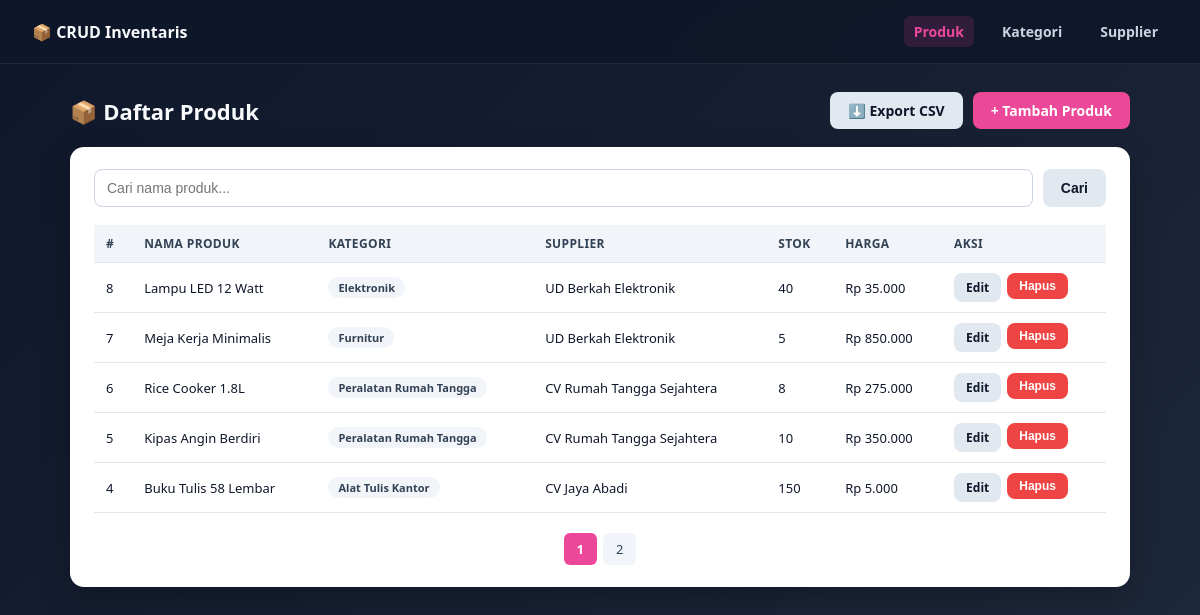
The app's page /produk/list.php with its own data.
### tables this page shows
CREATE TABLE IF NOT EXISTS produk (
    id_produk    INT AUTO_INCREMENT PRIMARY KEY,
    nama_produk  VARCHAR(150) NOT NULL,
    id_kategori  INT NOT NULL,
    id_supplier  INT NOT NULL,
    stok         INT NOT NULL DEFAULT 0,
    harga        DECIMAL(12,2) NOT NULL DEFAULT 0,
    created_at   TIMESTAMP DEFAULT CURRENT_TIMESTAMP,
    updated_at   TIMESTAMP DEFAULT CURRENT_TIMESTAMP ON UPDATE CURRENT_TIMESTAMP,

    CONSTRAINT fk_produk_kategori
        FOREIGN KEY (id_kategori) REFERENCES kategori(id_kategori)
        ON UPDATE CASCADE ON DELETE RESTRICT,

    CONSTRAINT fk_produk_supplier
        FOREIGN KEY (id_supplier) REFERENCES supplier(id_supplier)
        ON UPDATE CASCADE ON DELETE RESTRICT
);

CREATE TABLE IF NOT EXISTS kategori (
    id_kategori   INT AUTO_INCREMENT PRIMARY KEY,
    nama_kategori VARCHAR(100) NOT NULL UNIQUE
);

CREATE TABLE IF NOT EXISTS supplier (
    id_supplier   INT AUTO_INCREMENT PRIMARY KEY,
    nama_supplier VARCHAR(100) NOT NULL,
    kontak        VARCHAR(50)  NOT NULL
);

### includes/functions.php (called while the page is built, shortened)
<?php
function e(?string $value): string
{
    return htmlspecialchars($value ?? '', ENT_QUOTES, 'UTF-8');
}
function formatRupiah($angka): string
{
    return 'Rp ' . number_format((float) $angka, 0, ',', '.');
}

### produk/list.php (the view, shortened to what this page needs)
<?php
require_once __DIR__ . '/../includes/functions.php';
$pdo = Database::getInstance()->getConnection();
$search = isset($_GET['search']) ? cleanText($_GET['search']) : '';
$limit       = 5;
$currentPage = isset($_GET['page']) ? max(1, (int) $_GET['page']) : 1;
$offset      = ($currentPage - 1) * $limit;
if ($search !== '') {
    $countStmt = $pdo->prepare('SELECT COUNT(*) FROM produk WHERE nama_produk LIKE :search');
    $countStmt->execute(['search' => '%' . $search . '%']);
} else {
    $countStmt = $pdo->query('SELECT COUNT(*) FROM produk');
}
$totalRows  = (int) $countStmt->fetchColumn();
$totalPages = max(1, (int) ceil($totalRows / $limit));
$sql = 'SELECT produk.id_produk, produk.nama_produk, produk.stok, produk.harga,
               kategori.nama_kategori, supplier.nama_supplier
        FROM produk
        JOIN kategori ON produk.id_kategori = kategori.id_kategori
        JOIN supplier ON produk.id_supplier = supplier.id_supplier';
$sql .= ' ORDER BY produk.id_produk DESC LIMIT :limit OFFSET :offset';
$stmt = $pdo->prepare($sql);
$stmt->bindValue(':limit', $limit, PDO::PARAM_INT);
$stmt->bindValue(':offset', $offset, PDO::PARAM_INT);
$stmt->execute();
$produkList = $stmt->fetchAll();
$activeMenu = 'produk';
$assetPath  = '../';
$basePath   = '../';
require __DIR__ . '/../includes/header.php';
?>
<div class="page-header">
    <h1>📦 Daftar Produk</h1>
    <div style="display:flex; gap:10px;">
        <a href="export.php?search=<?= urlencode($search) ?>" class="btn btn-secondary">⬇️ Export CSV</a>
        <a href="create.php" class="btn">+ Tambah Produk</a>
    </div>
</div>
<div class="panel">
    <form method="GET" action="list.php" class="search-bar">
        <input type="search" name="search" placeholder="Cari nama produk..." value="<?= e($search) ?>">
        <button type="submit" class="btn-secondary">Cari</button>
    </form>
    <?php if (empty($produkList)): ?>
        <div class="empty-state">
            Tidak ada produk ditemukan<?= $search !== '' ? ' untuk pencarian "' . e($search) . '"' : '' ?>.
        </div>
    <?php else: ?>
        <div class="table-wrap">
            <table>
                <thead>
                    <tr>
                        <th>#</th>
                        <th>Nama Produk</th>
                        <th>Kategori</th>
                        <th>Supplier</th>
                        <th>Stok</th>
                        <th>Harga</th>
                        <th>Aksi</th>
                    </tr>
                </thead>
                <tbody>
                    <?php foreach ($produkList as $produk): ?>
                        <tr>
                            <td><?= e((string) $produk['id_produk']) ?></td>
                            <td><?= e($produk['nama_produk']) ?></td>
                            <td><span class="badge"><?= e($produk['nama_kategori']) ?></span></td>
                            <td><?= e($produk['nama_supplier']) ?></td>
                            <td><?= e((string) $produk['stok']) ?></td>
                            <td><?= formatRupiah($produk['harga']) ?></td>
                            <td>
                                <div class="row-actions">
                                    <a href="edit.php?id=<?= (int) $produk['id_produk'] ?>" class="btn btn-secondary btn-small">Edit</a>
                                    <form method="POST" action="delete.php" onsubmit="return confirm('Yakin mau hapus produk \'<?= e($produk['nama_produk']) ?>\'? Tindakan ini tidak bisa dibatalkan.');">
                                        <button type="submit" class="btn-danger btn-small">Hapus</button>
                                    </form>
                                </div>
                            </td>
                        </tr>
                    <?php endforeach; ?>
                </tbody>
            </table>
        </div>
        <?php if ($totalPages > 1): ?>
            <div class="pagination">
                <?php for ($i = 1; $i <= $totalPages; $i++): ?>
                    <a href="list.php?page=<?= $i ?>&search=<?= urlencode($search) ?>"
                       class="<?= $i === $currentPage ? 'active' : '' ?>"><?= $i ?></a>
                <?php endfor; ?>
            </div>
        <?php endif; ?>
    <?php endif; ?>
</div>
<?php require __DIR__ . '/../includes/footer.php'; ?>

### includes/header.php (shortened to what this page needs)
<?php
$activeMenu = $activeMenu ?? '';
?>
<!DOCTYPE html>
<html lang="id">
<head>
    <link rel="stylesheet" href="<?= $assetPath ?? '' ?>assets/style.css">
</head>
<body>
    <nav class="navbar">
        <div class="navbar-brand">📦 CRUD Inventaris</div>
        <div class="navbar-links">
            <a href="<?= $basePath ?? '' ?>produk/list.php" class="<?= $activeMenu === 'produk' ? 'active' : '' ?>">Produk</a>
            <a href="<?= $basePath ?? '' ?>kategori/list.php" class="<?= $activeMenu === 'kategori' ? 'active' : '' ?>">Kategori</a>
            <a href="<?= $basePath ?? '' ?>supplier/list.php" class="<?= $activeMenu === 'supplier' ? 'active' : '' ?>">Supplier</a>
        </div>
    </nav>
    <div class="wrap">

### includes/footer.php
    </div>
</body>
</html>

### assets/style.css (style rules this page uses)
* { box-sizing: border-box; margin: 0; padding: 0; }
body { font-family: "Segoe UI", Arial, sans-serif; background: linear-gradient(135deg, #0f172a, #1e293b); min-height: 100vh; color: #0f172a; }
.navbar { background: rgba(15, 23, 42, 0.9); backdrop-filter: blur(6px); padding: 16px 32px; display: flex; align-items: center; justify-content: space-between; border-bottom: 1px solid rgba(255, 255, 255, 0.08); }
.navbar-brand { color: #f8fafc; font-weight: 700; font-size: 16px; }
.navbar-links { display: flex; gap: 18px; }
.navbar-links a { color: #cbd5e1; text-decoration: none; font-size: 14px; font-weight: 600; padding: 6px 10px; border-radius: 6px; transition: background 0.15s ease, color 0.15s ease; }
.navbar-links a:hover, .navbar-links a.active { background: rgba(236, 72, 153, 0.15); color: #ec4899; }
.wrap { max-width: 1100px; margin: 0 auto; padding: 28px 20px 60px; }
.page-header { display: flex; align-items: center; justify-content: space-between; margin-bottom: 18px; flex-wrap: wrap; gap: 12px; }
.page-header h1 { color: #f8fafc; font-size: 22px; }
.panel { background: #ffffff; border-radius: 14px; padding: 22px 24px; box-shadow: 0 10px 30px rgba(0, 0, 0, 0.25); margin-bottom: 20px; }
button, .btn { display: inline-block; padding: 9px 18px; border: none; border-radius: 8px; background: #ec4899; color: #fff; font-size: 14px; font-weight: 600; cursor: pointer; text-decoration: none; transition: background 0.15s ease; }
.btn-secondary { background: #e2e8f0; color: #0f172a; }
.btn-danger { background: #ef4444; }
.btn-small { padding: 6px 12px; font-size: 12px; }
input[type="text"], input[type="number"], input[type="search"], select { width: 100%; padding: 10px 12px; border: 1px solid #cbd5e1; border-radius: 8px; font-size: 14px; outline: none; transition: border-color 0.15s ease; background: #fff; }
.table-wrap { overflow-x: auto; }
table { width: 100%; border-collapse: collapse; font-size: 13px; }
thead { background: #f1f5f9; }
th, td { padding: 10px 12px; text-align: left; border-bottom: 1px solid #e2e8f0; white-space: nowrap; }
th { color: #334155; font-size: 12px; text-transform: uppercase; letter-spacing: 0.03em; }
.badge { display: inline-block; background: #f1f5f9; color: #334155; padding: 3px 10px; border-radius: 999px; font-size: 11px; font-weight: 600; }
.row-actions { display: flex; gap: 6px; }
.row-actions form { display: inline; }
.search-bar { display: flex; gap: 10px; margin-bottom: 18px; flex-wrap: wrap; }
.search-bar input[type="search"] { flex: 1; min-width: 200px; }
.pagination { display: flex; gap: 6px; justify-content: center; margin-top: 20px; flex-wrap: wrap; }
.pagination a, .pagination span { padding: 7px 13px; border-radius: 6px; font-size: 13px; text-decoration: none; color: #334155; background: #f1f5f9; }
.pagination .active { background: #ec4899; color: #fff; font-weight: 700; }

### records on screen
produk: id_produk "8", nama_produk "Lampu LED 12 Watt", id_kategori.nama_kategori "Elektronik", id_supplier.nama_supplier "UD Berkah Elektronik", stok "40", harga "Rp 35.000"
produk: id_produk "7", nama_produk "Meja Kerja Minimalis", id_kategori.nama_kategori "Furnitur", id_supplier.nama_supplier "UD Berkah Elektronik", stok "5", harga "Rp 850.000"
produk: id_produk "6", nama_produk "Rice Cooker 1.8L", id_kategori.nama_kategori "Peralatan Rumah Tangga", id_supplier.nama_supplier "CV Rumah Tangga Sejahtera", stok "8", harga "Rp 275.000"
produk: id_produk "5", nama_produk "Kipas Angin Berdiri", id_kategori.nama_kategori "Peralatan Rumah Tangga", id_supplier.nama_supplier "CV Rumah Tangga Sejahtera", stok "10", harga "Rp 350.000"
produk: id_produk "4", nama_produk "Buku Tulis 58 Lembar", id_kategori.nama_kategori "Alat Tulis Kantor", id_supplier.nama_supplier "CV Jaya Abadi", stok "150", harga "Rp 5.000"
